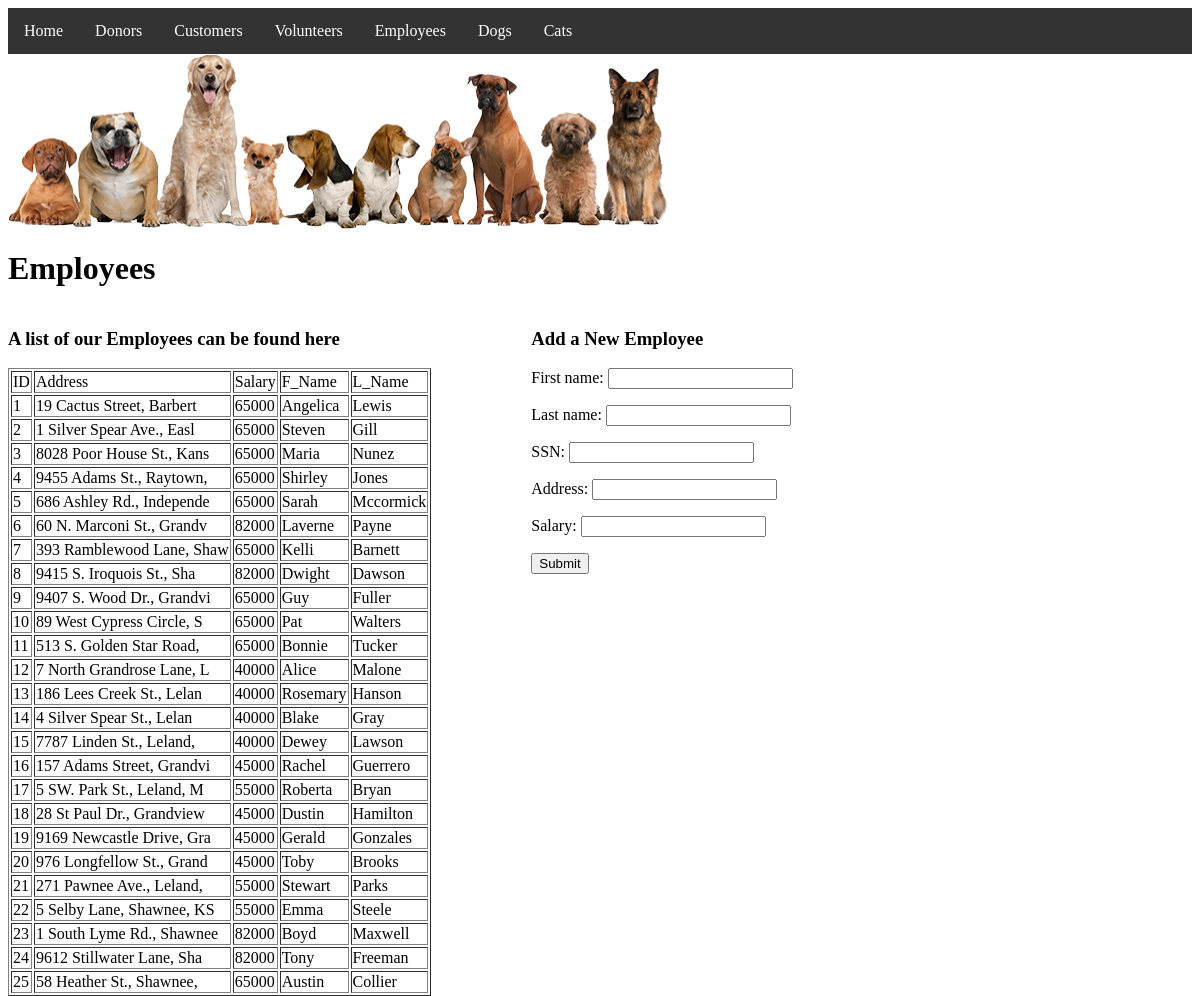
Page /employees.php on the earlier database version.
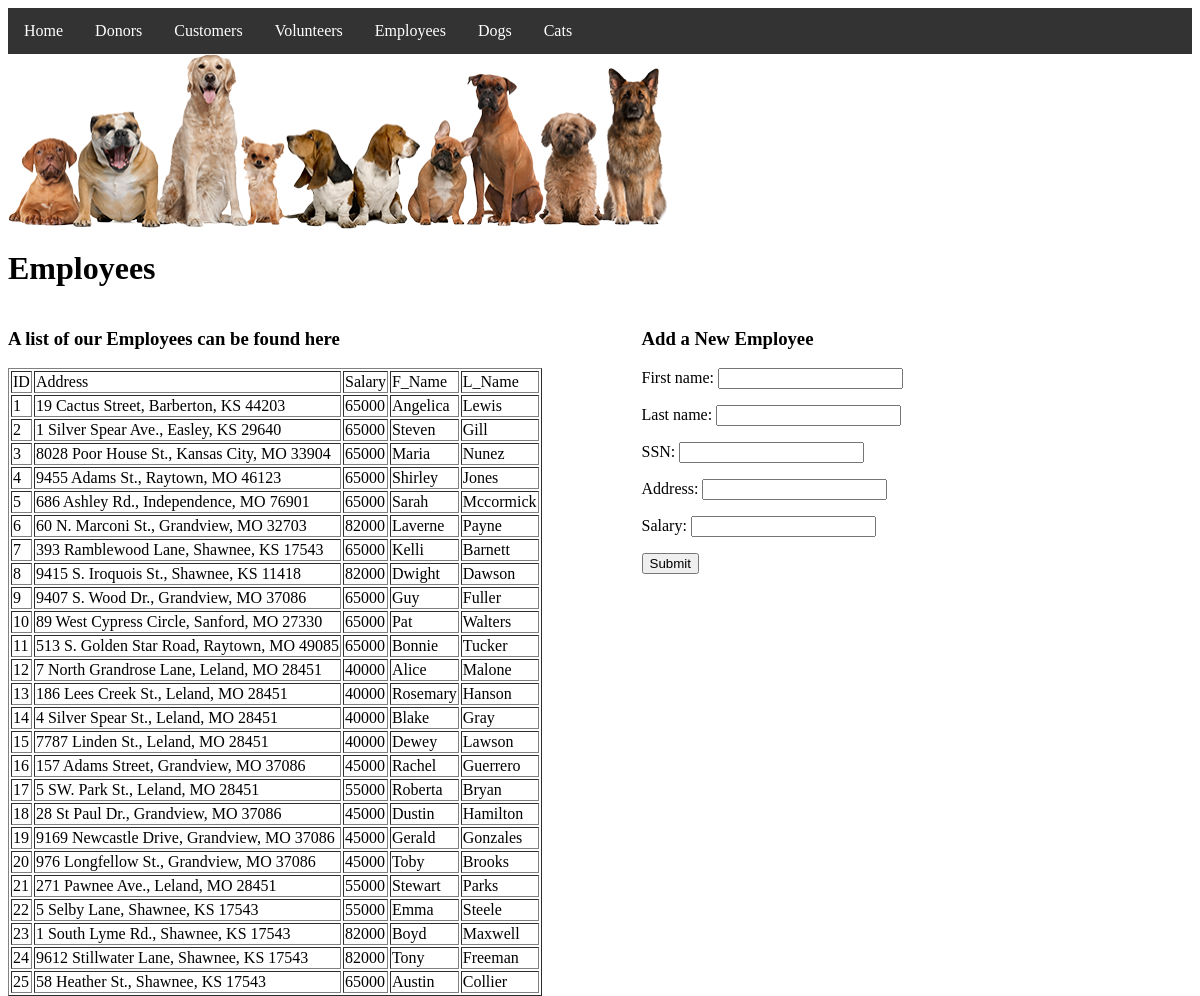
Same page on the later database version.
### tables this page shows
CREATE TABLE `Employee` (
	`Employee_ID` 		INT NOT NULL AUTO_INCREMENT,
	`Address` 			VARCHAR(50),
	`Salary` 			INT,
	`SSN` 				VARCHAR(9) UNIQUE NOT NULL,
	`F_Name` 			VARCHAR(25),
	`L_Name` 			VARCHAR(25),
    CONSTRAINT `Salary_Positive` CHECK (Salary > 0),
    CONSTRAINT `Employee_Valid_SSN`  
		CHECK (`SSN` regexp('^[0-9][0-9][0-9][0-9][0-9][0-9][0-9][0-9][0-9]$')),
	CONSTRAINT `Employee_PK` PRIMARY KEY (`Employee_ID`)
);

### employees.php (the view, shortened to what this page needs)
<html>
<head>
    <?php include('header.php'); ?>
</head>
<body>
<?php
require_once('./includes/dbconnect.php');
$sql_of_q1 = "SELECT Employee_ID, Address, Salary, F_Name, L_Name FROM Employee;";
$q1result = mysqli_query($connection, $sql_of_q1);
?>
<h1>Employees</h1>
<div class="tableOutput" style="margin-right: 100px">
    <table border="1">
        <h3>A list of our Employees can be found here</h3>
        <?php
        echo "<tr>";
        echo "<td>".'ID'."</td>";
        echo "<td>".'Address'."</td>";
        echo "<td>".'Salary'."</td>";
        echo "<td>".'F_Name'."</td>";
        echo "<td>".'L_Name'."</td>";
        echo "</tr>";
        while($r = mysqli_fetch_assoc($q1result))
        {
            echo "<tr>";
            echo "<td>".$r['Employee_ID']."</td>";
            echo "<td>".$r['Address']."</td>";
            echo "<td>".$r['Salary']."</td>";
            echo "<td>".$r['F_Name']."</td>";
            echo "<td>".$r['L_Name']."</td>";
            echo "</tr>";
        }
        ?>
    </table>
</div>
<div class="newdataform">
    <h3>Add a New Employee</h3>
    <form action="newemployee.php" method="post">
        <p>First name: <input type="text" name="f_name" /></p>
        <p>Last name: <input type="text" name="l_name" /></p>
        <p>SSN: <input type="password" name="ssn"  maxlength="9"/></p>
        <p>Address: <input type="text" name="address" /></p>
        <p>Salary: <input type="number" name="salary" /></p>
        <input type="submit" name="submit" value="Submit" />
    </form>
</div>
</body
</html>

### header.php
<link rel="stylesheet" type="text/css" href="style.css">
<ul>
    <li><a href="index.php">Home</a></li>
    <li><a href="donors.php">Donors</a></li>
    <li><a href="customers.php">Customers</a></li>
    <li><a href="volunteers.php">Volunteers</a></li>
    <li><a href="employees.php">Employees</a></li>
    <li><a href="dogs.php">Dogs</a></li>
    <li><a href="cats.php">Cats</a></li>
</ul>
<img src="./assets/dog-banner-image.png" alt="bannerImage" height="174" width="660" class="bannerImage">

### style.css (style rules this page uses)
ul { list-style-type: none; margin: 0; padding: 0; overflow: hidden; background-color: #333; }
li { float: left; }
li a { display: block; color: white; text-align: center; padding: 14px 16px; text-decoration: none; }
img { width: 250px; height: 350px; }
.bannerImage { width: 660px; height: 175px; }
.tableOutput { float: left; }
.newdataform { float: left; }

Differences in the rows shown:
changed employee "Angelica": Address "19 Cactus Street, Barbert" → "19 Cactus Street, Barberton, KS 44203"
changed employee "Steven": Address "1 Silver Spear Ave., Easl" → "1 Silver Spear Ave., Easley, KS 29640"
changed employee "Maria": Address "8028 Poor House St., Kans" → "8028 Poor House St., Kansas City, MO 33904"
changed employee "Shirley": Address "9455 Adams St., Raytown," → "9455 Adams St., Raytown, MO 46123"
changed employee "Sarah": Address "686 Ashley Rd., Independe" → "686 Ashley Rd., Independence, MO 76901"
changed employee "Laverne": Address "60 N. Marconi St., Grandv" → "60 N. Marconi St., Grandview, MO 32703"
changed employee "Kelli": Address "393 Ramblewood Lane, Shaw" → "393 Ramblewood Lane, Shawnee, KS 17543"
changed employee "Dwight": Address "9415 S. Iroquois St., Sha" → "9415 S. Iroquois St., Shawnee, KS 11418"
changed employee "Guy": Address "9407 S. Wood Dr., Grandvi" → "9407 S. Wood Dr., Grandview, MO 37086"
changed employee "Pat": Address "89 West Cypress Circle, S" → "89 West Cypress Circle, Sanford, MO 27330"
changed employee "Bonnie": Address "513 S. Golden Star Road," → "513 S. Golden Star Road, Raytown, MO 49085"
changed employee "Alice": Address "7 North Grandrose Lane, L" → "7 North Grandrose Lane, Leland, MO 28451"
changed employee "Rosemary": Address "186 Lees Creek St., Lelan" → "186 Lees Creek St., Leland, MO 28451"
changed employee "Blake": Address "4 Silver Spear St., Lelan" → "4 Silver Spear St., Leland, MO 28451"
changed employee "Dewey": Address "7787 Linden St., Leland," → "7787 Linden St., Leland, MO 28451"
changed employee "Rachel": Address "157 Adams Street, Grandvi" → "157 Adams Street, Grandview, MO 37086"
changed employee "Roberta": Address "5 SW. Park St., Leland, M" → "5 SW. Park St., Leland, MO 28451"
changed employee "Dustin": Address "28 St Paul Dr., Grandview" → "28 St Paul Dr., Grandview, MO 37086"
changed employee "Gerald": Address "9169 Newcastle Drive, Gra" → "9169 Newcastle Drive, Grandview, MO 37086"
changed employee "Toby": Address "976 Longfellow St., Grand" → "976 Longfellow St., Grandview, MO 37086"
changed employee "Stewart": Address "271 Pawnee Ave., Leland," → "271 Pawnee Ave., Leland, MO 28451"
changed employee "Emma": Address "5 Selby Lane, Shawnee, KS" → "5 Selby Lane, Shawnee, KS 17543"
changed employee "Boyd": Address "1 South Lyme Rd., Shawnee" → "1 South Lyme Rd., Shawnee, KS 17543"
changed employee "Tony": Address "9612 Stillwater Lane, Sha" → "9612 Stillwater Lane, Shawnee, KS 17543"
changed employee "Austin": Address "58 Heather St., Shawnee," → "58 Heather St., Shawnee, KS 17543"
